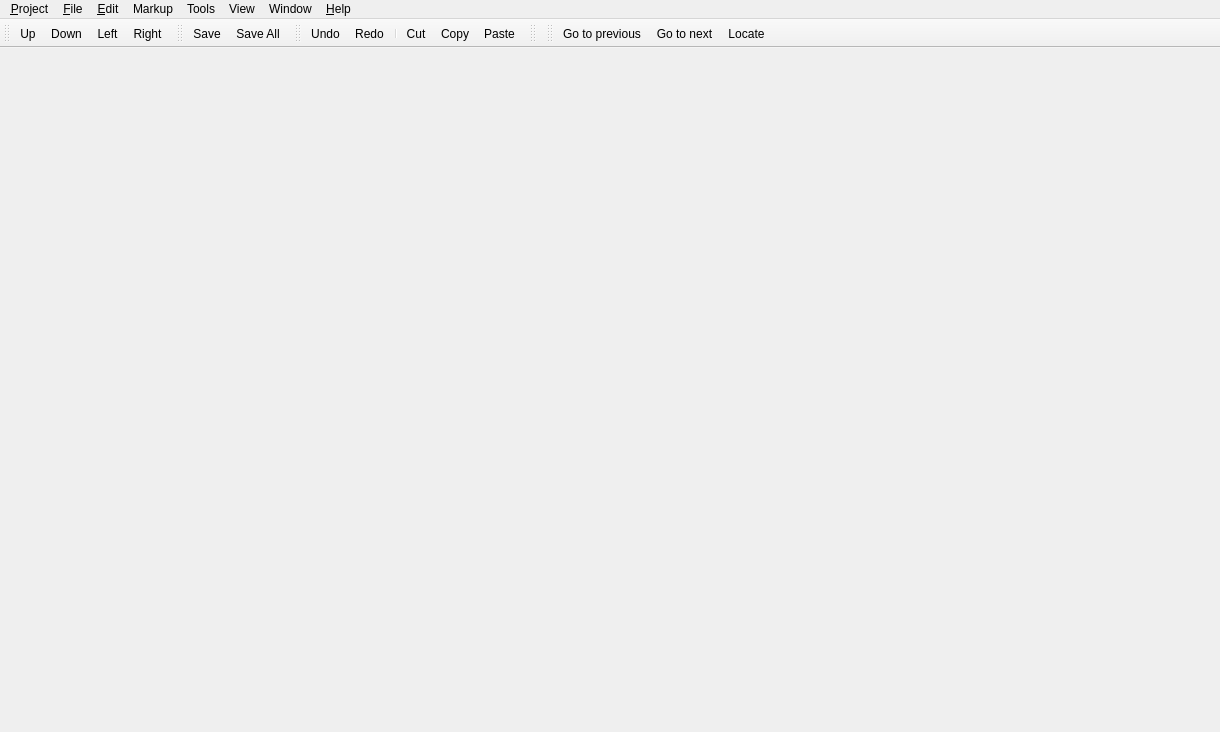
<?xml version="1.0" encoding="UTF-8"?>
<ui version="4.0">
 <author>Pavel Malakhov</author>
 <comment>*********************************************************************
*********************************************************************</comment>
 <class>MainWindow</class>
 <widget class="QMainWindow" name="MainWindow">
  <property name="geometry">
   <rect>
    <x>0</x>
    <y>0</y>
    <width>1220</width>
    <height>732</height>
   </rect>
  </property>
  <property name="windowTitle">
   <string>CodeRainbow</string>
  </property>
  <property name="iconSize">
   <size>
    <width>24</width>
    <height>24</height>
   </size>
  </property>
  <widget class="QWidget" name="__qt_central_widget"/>
  <widget class="QMenuBar" name="menubar">
   <property name="geometry">
    <rect>
     <x>0</x>
     <y>0</y>
     <width>1220</width>
     <height>18</height>
    </rect>
   </property>
   <widget class="QMenu" name="menuHelp">
    <property name="title">
     <string>&amp;Help</string>
    </property>
    <addaction name="actionAppAbout"/>
    <addaction name="separator"/>
   </widget>
   <widget class="QMenu" name="menuFile">
    <property name="title">
     <string>&amp;File</string>
    </property>
    <addaction name="separator"/>
    <addaction name="separator"/>
    <addaction name="actionFileSave"/>
    <addaction name="actionSaveFileAs"/>
    <addaction name="actionFileSaveAll"/>
    <addaction name="separator"/>
    <addaction name="separator"/>
   </widget>
   <widget class="QMenu" name="menuEdit">
    <property name="title">
     <string>&amp;Edit</string>
    </property>
    <addaction name="separator"/>
    <addaction name="actionEditUndo"/>
    <addaction name="actionEditRedo"/>
    <addaction name="separator"/>
    <addaction name="actionEditCut"/>
    <addaction name="actionEditCopy"/>
    <addaction name="actionEditPaste"/>
    <addaction name="separator"/>
    <addaction name="actionEditFind"/>
    <addaction name="actionEditFindNext"/>
    <addaction name="actionEditFindPrev"/>
    <addaction name="separator"/>
   </widget>
   <widget class="QMenu" name="menuProject">
    <property name="title">
     <string>&amp;Project</string>
    </property>
    <addaction name="actionProjectNew"/>
    <addaction name="actionProjectOpen"/>
    <addaction name="actionProjectSave"/>
    <addaction name="actionProjectSaveAs"/>
    <addaction name="actionProjectProps"/>
    <addaction name="separator"/>
    <addaction name="separator"/>
    <addaction name="actionAppExit"/>
   </widget>
   <widget class="QMenu" name="menuWindow">
    <property name="title">
     <string>Window</string>
    </property>
    <addaction name="separator"/>
    <addaction name="actionWindowClose"/>
    <addaction name="actionWindowCloseAll"/>
    <addaction name="actionWindowTile"/>
    <addaction name="actionWindowCascade"/>
   </widget>
   <widget class="QMenu" name="menuTools">
    <property name="title">
     <string>Tools</string>
    </property>
    <addaction name="actionToolsTest"/>
   </widget>
   <widget class="QMenu" name="menuView">
    <property name="title">
     <string>View</string>
    </property>
   </widget>
   <widget class="QMenu" name="menuMarkup">
    <property name="title">
     <string>Markup</string>
    </property>
    <addaction name="actionMarkArea"/>
    <addaction name="actionMarkLabel"/>
   </widget>
   <addaction name="menuProject"/>
   <addaction name="menuFile"/>
   <addaction name="menuEdit"/>
   <addaction name="menuMarkup"/>
   <addaction name="menuTools"/>
   <addaction name="menuView"/>
   <addaction name="menuWindow"/>
   <addaction name="menuHelp"/>
  </widget>
  <widget class="QToolBar" name="toolBarTree">
   <property name="windowTitle">
    <string>Tree</string>
   </property>
   <attribute name="toolBarArea">
    <enum>TopToolBarArea</enum>
   </attribute>
   <attribute name="toolBarBreak">
    <bool>false</bool>
   </attribute>
   <addaction name="actionTreeUp"/>
   <addaction name="actionTreeDown"/>
   <addaction name="actionTreeLeft"/>
   <addaction name="actionTreeRight"/>
  </widget>
  <widget class="QToolBar" name="toolBarFile">
   <property name="windowTitle">
    <string>File</string>
   </property>
   <property name="orientation">
    <enum>Qt::Horizontal</enum>
   </property>
   <attribute name="toolBarArea">
    <enum>TopToolBarArea</enum>
   </attribute>
   <attribute name="toolBarBreak">
    <bool>false</bool>
   </attribute>
   <addaction name="actionFileSave"/>
   <addaction name="actionFileSaveAll"/>
  </widget>
  <widget class="QToolBar" name="toolBarEdit">
   <property name="windowTitle">
    <string>Edit</string>
   </property>
   <property name="orientation">
    <enum>Qt::Horizontal</enum>
   </property>
   <attribute name="toolBarArea">
    <enum>TopToolBarArea</enum>
   </attribute>
   <attribute name="toolBarBreak">
    <bool>false</bool>
   </attribute>
   <addaction name="actionEditUndo"/>
   <addaction name="actionEditRedo"/>
   <addaction name="separator"/>
   <addaction name="actionEditCut"/>
   <addaction name="actionEditCopy"/>
   <addaction name="actionEditPaste"/>
  </widget>
  <widget class="QToolBar" name="toolBarMarkup">
   <property name="windowTitle">
    <string>Markup</string>
   </property>
   <attribute name="toolBarArea">
    <enum>TopToolBarArea</enum>
   </attribute>
   <attribute name="toolBarBreak">
    <bool>false</bool>
   </attribute>
  </widget>
  <widget class="QToolBar" name="toolBarNav">
   <property name="windowTitle">
    <string>toolBar</string>
   </property>
   <attribute name="toolBarArea">
    <enum>TopToolBarArea</enum>
   </attribute>
   <attribute name="toolBarBreak">
    <bool>false</bool>
   </attribute>
   <addaction name="actionNavPrev"/>
   <addaction name="actionNavNext"/>
   <addaction name="actionNavLocate"/>
  </widget>
  <action name="actionAppExit">
   <property name="icon">
    <iconset>
     <normaloff>:/app/images/app-exit.png</normaloff>:/app/images/app-exit.png</iconset>
   </property>
   <property name="text">
    <string>E&amp;xit Application</string>
   </property>
   <property name="whatsThis">
    <string>Exit Application</string>
   </property>
   <property name="shortcut">
    <string>Ctrl+Q</string>
   </property>
   <property name="menuRole">
    <enum>QAction::QuitRole</enum>
   </property>
  </action>
  <action name="actionEditCopy">
   <property name="icon">
    <iconset resource="../cr.qrc">
     <normaloff>:/edit/res/edit-copy.png</normaloff>:/edit/res/edit-copy.png</iconset>
   </property>
   <property name="text">
    <string>&amp;Copy</string>
   </property>
   <property name="whatsThis">
    <string>Copy the selected text to the clipboard.</string>
   </property>
   <property name="shortcut">
    <string>Ctrl+C</string>
   </property>
  </action>
  <action name="actionEditFind">
   <property name="icon">
    <iconset>
     <normaloff>:/edit/images/find-search.png</normaloff>:/edit/images/find-search.png</iconset>
   </property>
   <property name="text">
    <string>&amp;Find in Text...</string>
   </property>
   <property name="whatsThis">
    <string>Open the Find dialog. This will search the currently displayed page for the text you enter.</string>
   </property>
   <property name="shortcut">
    <string>Ctrl+F</string>
   </property>
  </action>
  <action name="actionEditFindNext">
   <property name="text">
    <string>Find &amp;Next</string>
   </property>
   <property name="shortcut">
    <string>F3</string>
   </property>
  </action>
  <action name="actionEditFindPrev">
   <property name="text">
    <string>Find &amp;Previous</string>
   </property>
   <property name="shortcut">
    <string>Shift+F3</string>
   </property>
  </action>
  <action name="actionAppAbout">
   <property name="icon">
    <iconset>
     <normaloff>:/app/images/app-about.png</normaloff>:/app/images/app-about.png</iconset>
   </property>
   <property name="text">
    <string>About</string>
   </property>
   <property name="whatsThis">
    <string/>
   </property>
   <property name="menuRole">
    <enum>QAction::AboutRole</enum>
   </property>
  </action>
  <action name="actionFileSaveAll">
   <property name="icon">
    <iconset resource="../cr.qrc">
     <normaloff>:/file/res/file-saveall.png</normaloff>:/file/res/file-saveall.png</iconset>
   </property>
   <property name="text">
    <string>Save All</string>
   </property>
   <property name="toolTip">
    <string>Save All</string>
   </property>
   <property name="shortcut">
    <string>Ctrl+Alt+S</string>
   </property>
  </action>
  <action name="actionProjectSave">
   <property name="enabled">
    <bool>true</bool>
   </property>
   <property name="icon">
    <iconset>
     <normaloff>:/prj/images/prj-save.png</normaloff>:/prj/images/prj-save.png</iconset>
   </property>
   <property name="text">
    <string>Save</string>
   </property>
   <property name="toolTip">
    <string>Save project</string>
   </property>
  </action>
  <action name="actionSaveFileAs">
   <property name="icon">
    <iconset resource="../cr.qrc">
     <normaloff>:/file/res/file-saveas.png</normaloff>:/file/res/file-saveas.png</iconset>
   </property>
   <property name="text">
    <string>Save As...</string>
   </property>
   <property name="toolTip">
    <string>Save As</string>
   </property>
  </action>
  <action name="actionEditUndo">
   <property name="icon">
    <iconset resource="../cr.qrc">
     <normaloff>:/edit/res/edit-undo.png</normaloff>:/edit/res/edit-undo.png</iconset>
   </property>
   <property name="text">
    <string>Undo</string>
   </property>
  </action>
  <action name="actionEditRedo">
   <property name="icon">
    <iconset resource="../cr.qrc">
     <normaloff>:/edit/res/edit-redo.png</normaloff>:/edit/res/edit-redo.png</iconset>
   </property>
   <property name="text">
    <string>Redo</string>
   </property>
  </action>
  <action name="actionEditPaste">
   <property name="icon">
    <iconset resource="../cr.qrc">
     <normaloff>:/edit/res/edit-paste.png</normaloff>:/edit/res/edit-paste.png</iconset>
   </property>
   <property name="text">
    <string>Paste</string>
   </property>
  </action>
  <action name="actionEditCut">
   <property name="icon">
    <iconset resource="../cr.qrc">
     <normaloff>:/edit/res/edit-cut.png</normaloff>:/edit/res/edit-cut.png</iconset>
   </property>
   <property name="text">
    <string>Cut</string>
   </property>
  </action>
  <action name="actionAppSettings">
   <property name="icon">
    <iconset>
     <normaloff>:/app/images/app-settings.png</normaloff>:/app/images/app-settings.png</iconset>
   </property>
   <property name="text">
    <string>Settings</string>
   </property>
  </action>
  <action name="actionGoBackward">
   <property name="icon">
    <iconset resource="../cr.qrc">
     <normaloff>:/go/res/go-backward.png</normaloff>:/go/res/go-backward.png</iconset>
   </property>
   <property name="text">
    <string>Go backward</string>
   </property>
   <property name="toolTip">
    <string>Go backward</string>
   </property>
   <property name="shortcut">
    <string>F6</string>
   </property>
  </action>
  <action name="actionGoForward">
   <property name="enabled">
    <bool>true</bool>
   </property>
   <property name="icon">
    <iconset resource="../cr.qrc">
     <normaloff>:/go/res/go-forward.png</normaloff>:/go/res/go-forward.png</iconset>
   </property>
   <property name="text">
    <string>Go forward</string>
   </property>
   <property name="toolTip">
    <string>Go forward</string>
   </property>
   <property name="shortcut">
    <string>F7</string>
   </property>
  </action>
  <action name="actionEditSelectAll">
   <property name="text">
    <string>Select all</string>
   </property>
   <property name="toolTip">
    <string>Select all</string>
   </property>
   <property name="whatsThis">
    <string>Copy the selected text to the clipboard.</string>
   </property>
   <property name="shortcut">
    <string>Ctrl+A</string>
   </property>
  </action>
  <action name="actionWindowClose">
   <property name="text">
    <string>Close</string>
   </property>
  </action>
  <action name="actionWindowCloseAll">
   <property name="text">
    <string>Close All</string>
   </property>
  </action>
  <action name="actionWindowTile">
   <property name="text">
    <string>Tile</string>
   </property>
  </action>
  <action name="actionWindowCascade">
   <property name="text">
    <string>Cascade</string>
   </property>
  </action>
  <action name="actionProjectNew">
   <property name="text">
    <string>New...</string>
   </property>
  </action>
  <action name="actionFileSave">
   <property name="icon">
    <iconset resource="../cr.qrc">
     <normaloff>:/file/res/file-save.png</normaloff>:/file/res/file-save.png</iconset>
   </property>
   <property name="text">
    <string>Save</string>
   </property>
  </action>
  <action name="actionProjectSaveAs">
   <property name="text">
    <string>Save As...</string>
   </property>
  </action>
  <action name="actionMarkArea">
   <property name="icon">
    <iconset resource="../cr.qrc">
     <normaloff>:/node/res/node-area.png</normaloff>:/node/res/node-area.png</iconset>
   </property>
   <property name="text">
    <string>Area</string>
   </property>
  </action>
  <action name="actionMarkLabel">
   <property name="icon">
    <iconset resource="../cr.qrc">
     <normaloff>:/node/res/node-label.png</normaloff>:/node/res/node-label.png</iconset>
   </property>
   <property name="text">
    <string>Label</string>
   </property>
  </action>
  <action name="actionProjectOpen">
   <property name="text">
    <string>Open...</string>
   </property>
  </action>
  <action name="actionProjectProps">
   <property name="text">
    <string>Properties...</string>
   </property>
  </action>
  <action name="actionTreeUp">
   <property name="icon">
    <iconset resource="../cr.qrc">
     <normaloff>:/tree/res/tree-up.png</normaloff>:/tree/res/tree-up.png</iconset>
   </property>
   <property name="text">
    <string>Up</string>
   </property>
  </action>
  <action name="actionTreeDown">
   <property name="icon">
    <iconset resource="../cr.qrc">
     <normaloff>:/tree/res/tree-down.png</normaloff>:/tree/res/tree-down.png</iconset>
   </property>
   <property name="text">
    <string>Down</string>
   </property>
  </action>
  <action name="actionTreeLeft">
   <property name="icon">
    <iconset resource="../cr.qrc">
     <normaloff>:/tree/res/tree-left.png</normaloff>:/tree/res/tree-left.png</iconset>
   </property>
   <property name="text">
    <string>Left</string>
   </property>
  </action>
  <action name="actionTreeRight">
   <property name="icon">
    <iconset resource="../cr.qrc">
     <normaloff>:/tree/res/tree-right.png</normaloff>:/tree/res/tree-right.png</iconset>
   </property>
   <property name="text">
    <string>Right</string>
   </property>
  </action>
  <action name="actionMarkAreas">
   <property name="icon">
    <iconset resource="../cr.qrc">
     <normaloff>:/node/res/node-areas.png</normaloff>:/node/res/node-areas.png</iconset>
   </property>
   <property name="text">
    <string>Areas</string>
   </property>
   <property name="toolTip">
    <string>Areas</string>
   </property>
  </action>
  <action name="actionMarkLabels">
   <property name="icon">
    <iconset resource="../cr.qrc">
     <normaloff>:/node/res/node-labels.png</normaloff>:/node/res/node-labels.png</iconset>
   </property>
   <property name="text">
    <string>Labels</string>
   </property>
   <property name="toolTip">
    <string>Labels</string>
   </property>
  </action>
  <action name="actionNavPrev">
   <property name="icon">
    <iconset resource="../cr.qrc">
     <normaloff>:/nav/res/nav-prev.png</normaloff>:/nav/res/nav-prev.png</iconset>
   </property>
   <property name="text">
    <string>Go to previous</string>
   </property>
  </action>
  <action name="actionNavNext">
   <property name="icon">
    <iconset resource="../cr.qrc">
     <normaloff>:/nav/res/nav-next.png</normaloff>:/nav/res/nav-next.png</iconset>
   </property>
   <property name="text">
    <string>Go to next</string>
   </property>
  </action>
  <action name="actionNavLocate">
   <property name="icon">
    <iconset resource="../cr.qrc">
     <normaloff>:/nav/res/nav-locate.png</normaloff>:/nav/res/nav-locate.png</iconset>
   </property>
   <property name="text">
    <string>Locate</string>
   </property>
   <property name="toolTip">
    <string>Locate</string>
   </property>
  </action>
  <action name="actionToolsTest">
   <property name="text">
    <string>Test</string>
   </property>
  </action>
 </widget>
 <resources>
  <include location="../cr.qrc"/>
 </resources>
 <connections/>
</ui>
